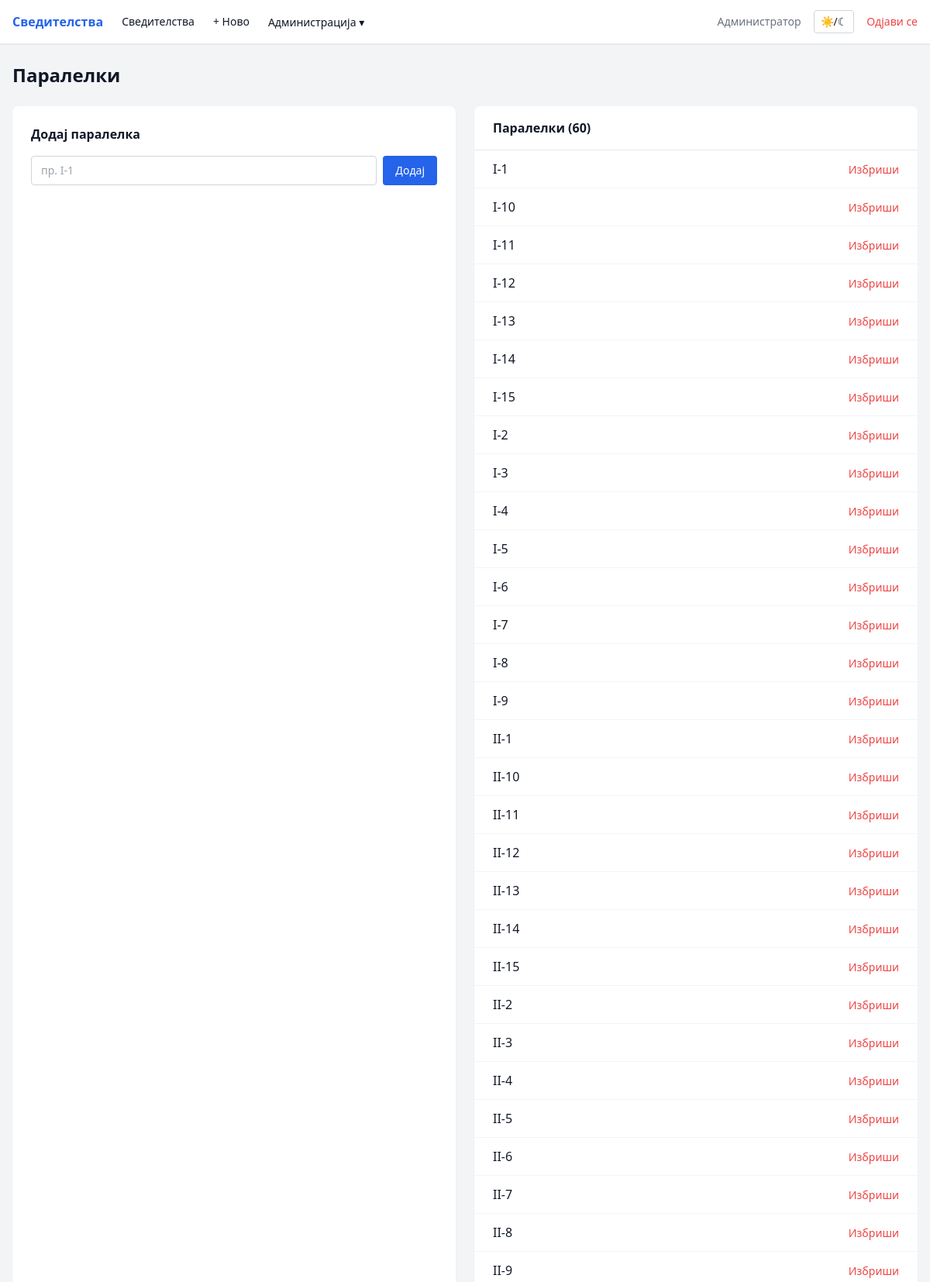
The page /admin/classes (signed in, upper part) on the database its author committed.
### tables this page shows
CREATE TABLE users (
            id INTEGER PRIMARY KEY AUTOINCREMENT,
            username TEXT UNIQUE NOT NULL,
            password_hash TEXT NOT NULL,
            role TEXT NOT NULL DEFAULT 'teacher',
            full_name TEXT
        );

CREATE TABLE classes (
            id INTEGER PRIMARY KEY AUTOINCREMENT,
            name TEXT UNIQUE NOT NULL
        );

### app.py (the view, shortened to what this page needs)
@app.route('/admin/classes', methods=['GET', 'POST'])
@login_required
@admin_required
def admin_classes():
    return render_template('admin/classes.html', classes=db.get_all_classes())

### app.py (called while the page is built)
@login_manager.user_loader
def load_user(user_id):
    return db.get_user_by_id(user_id)

def admin_required(f):
    from functools import wraps
    @wraps(f)
    def decorated(*args, **kwargs):
        if not current_user.is_authenticated or current_user.role != 'admin':
            abort(403)
        return f(*args, **kwargs)
    return decorated

### database.py (called while the page is built)
def get_db():
    conn = sqlite3.connect(DB_PATH)
    conn.row_factory = sqlite3.Row
    conn.execute('PRAGMA foreign_keys = ON')
    return conn

def get_user_by_id(user_id):
    conn = get_db()
    row = conn.execute('SELECT * FROM users WHERE id = ?', (user_id,)).fetchone()
    conn.close()
    return User(row['id'], row['username'], row['role'], row['full_name']) if row else None

def get_all_classes():
    conn = get_db()
    rows = conn.execute('SELECT * FROM classes ORDER BY name').fetchall()
    conn.close()
    return [dict(r) for r in rows]

### templates/admin/classes.html (shortened to what this page needs)
{% extends 'base.html' %}
{% block content %}
<h1 class="text-2xl font-bold mb-6">Паралелки</h1>
<div class="grid md:grid-cols-2 gap-6">
    <div class="bg-white dark:bg-gray-800 rounded-lg shadow-sm p-6">
        <h2 class="font-semibold mb-4">Додај паралелка</h2>
        <form method="POST" class="flex gap-2">
            <input type="text" name="name" placeholder="пр. I-1" required
                class="flex-1 px-3 py-2 rounded border border-gray-300 dark:border-gray-600 bg-white dark:bg-gray-700 text-sm">
            <button type="submit" class="px-4 py-2 bg-blue-600 hover:bg-blue-700 text-white rounded text-sm">Додај</button>
        </form>
    </div>
    <div class="bg-white dark:bg-gray-800 rounded-lg shadow-sm">
        <div class="px-6 py-4 border-b border-gray-200 dark:border-gray-700 font-semibold">Паралелки ({{ classes|length }})</div>
        {% if classes %}
        <div class="divide-y divide-gray-100 dark:divide-gray-700">
            {% for c in classes %}
            <div class="px-6 py-3 flex items-center justify-between">
                <span>{{ c.name }}</span>
                <form method="POST" onsubmit="return confirm('Избриши {{ c.name }}?')">
                    <button class="text-sm text-red-500 hover:text-red-700">Избриши</button>
                </form>
            </div>
            {% endfor %}
        </div>
        {% else %}
        <div class="px-6 py-6 text-center text-gray-400">Нема паралелки.</div>
        {% endif %}
    </div>
</div>
{% endblock %}

### templates/base.html (shortened to what this page needs)
<!DOCTYPE html>
<html lang="mk" class="">
<head>
    <script src="https://cdn.tailwindcss.com"></script>
</head>
<body class="bg-gray-100 dark:bg-gray-900 text-gray-900 dark:text-gray-100 min-h-screen">
    {% if current_user.is_authenticated %}
    <nav class="bg-white dark:bg-gray-800 shadow-sm border-b border-gray-200 dark:border-gray-700">
        <div class="max-w-7xl mx-auto px-4 flex items-center justify-between h-14">
            <div class="flex items-center gap-6">
                <a href="{{ url_for('dashboard') }}" class="font-semibold text-blue-600 dark:text-blue-400">Сведителства</a>
                <a href="{{ url_for('certificates_list') }}" class="text-sm hover:text-blue-600 dark:hover:text-blue-400">Сведителства</a>
                <a href="{{ url_for('certificate_new') }}" class="text-sm hover:text-blue-600 dark:hover:text-blue-400">+ Ново</a>
                {% if current_user.role == 'admin' %}
                <div class="relative group">
                    <button class="text-sm hover:text-blue-600 dark:hover:text-blue-400">Администрација ▾</button>
                </div>
                {% endif %}
            </div>
            <div class="flex items-center gap-4">
                <span class="text-sm text-gray-500 dark:text-gray-400">{{ current_user.full_name or current_user.username }}</span>
                <button onclick="toggleTheme()" class="text-sm px-2 py-1 rounded border border-gray-300 dark:border-gray-600 hover:bg-gray-100 dark:hover:bg-gray-700" title="Смени тема">☀/☾</button>
                <a href="{{ url_for('logout') }}" class="text-sm text-red-500 hover:text-red-700">Одјави се</a>
            </div>
        </div>
    </nav>
    {% endif %}
    <main class="max-w-7xl mx-auto px-4 py-6">
        {% block content %}{% endblock %}
    </main>
</body>
</html>

### rows shown on the page
users: full_name "Администратор"
classes: name "I-1"
classes: name "I-10"
classes: name "I-11"
classes: name "I-12"
classes: name "I-13"
classes: name "I-14"
classes: name "I-15"
classes: name "I-2"
classes: name "I-3"
classes: name "I-4"
classes: name "I-5"
classes: name "I-6"
classes: name "I-7"
classes: name "I-8"
classes: name "I-9"
classes: name "II-1"
classes: name "II-10"
classes: name "II-11"
classes: name "II-12"
classes: name "II-13"
classes: name "II-14"
classes: name "II-15"
classes: name "II-2"
classes: name "II-3"
classes: name "II-4"
classes: name "II-5"
classes: name "II-6"
classes: name "II-7"
classes: name "II-8"
classes: name "II-9"

### other values the page prints
{{ classes|length }} "60"
